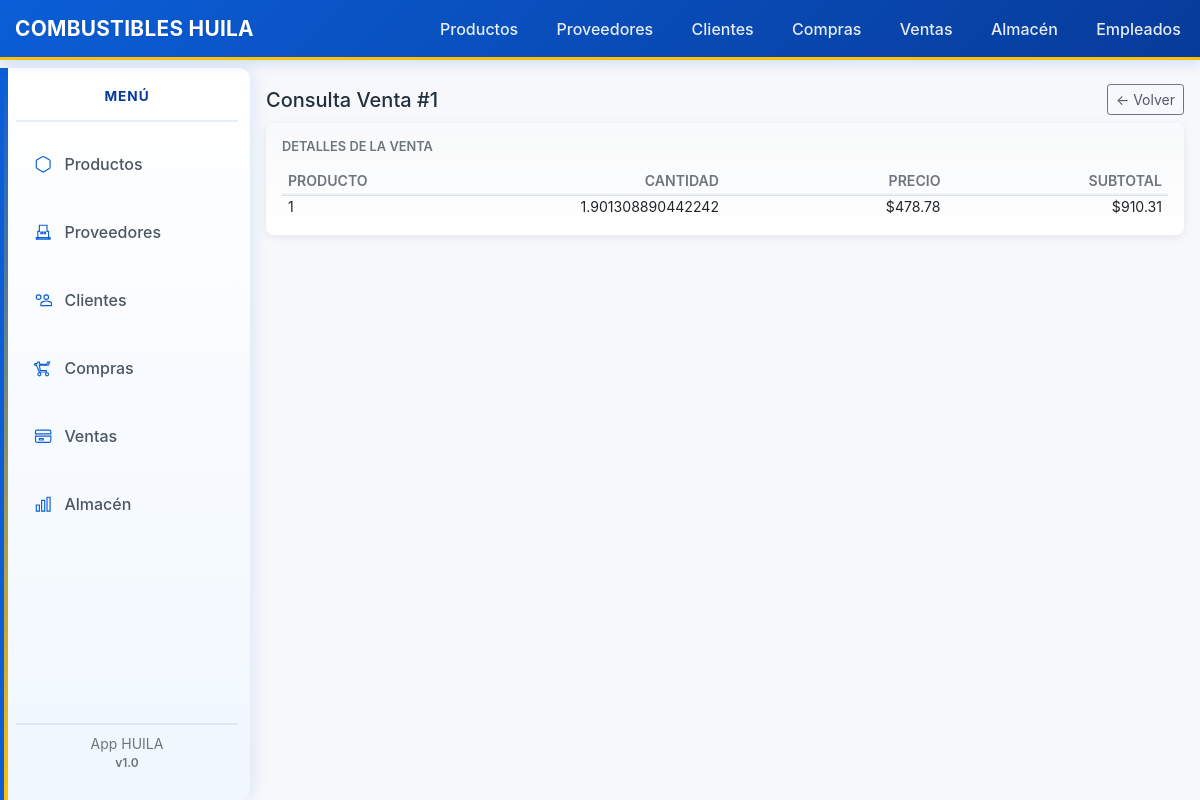
/ventas/1, run on the app's committed database.
### tables this page shows
CREATE TABLE ventas (
    id INTEGER PRIMARY KEY AUTOINCREMENT,
    cliente_id INTEGER,
    fecha TEXT DEFAULT (datetime('now')),
    numero_factura TEXT,
    serie TEXT,
    subtotal REAL DEFAULT 0,
    impuesto REAL DEFAULT 0,
    descuento REAL DEFAULT 0,
    total REAL DEFAULT 0,
    metodo_pago TEXT,
    estado TEXT DEFAULT 'pendiente', -- pendiente / completada / cancelada
    empleado_id INTEGER,
    notas TEXT,
    created_at TEXT DEFAULT (datetime('now')),
    updated_at TEXT,
    FOREIGN KEY (cliente_id) REFERENCES clientes(id),
    FOREIGN KEY (empleado_id) REFERENCES empleados(id)
);

CREATE TABLE ventas_detalle (
    id INTEGER PRIMARY KEY AUTOINCREMENT,
    venta_id INTEGER NOT NULL,
    producto_id INTEGER NOT NULL,
    cantidad REAL NOT NULL,
    unidad_medida TEXT,
    precio_unitario REAL DEFAULT 0,
    subtotal REAL DEFAULT 0,
    impuesto REAL DEFAULT 0,
    descuento REAL DEFAULT 0,
    created_at TEXT DEFAULT (datetime('now')),
    FOREIGN KEY (venta_id) REFERENCES ventas(id) ON DELETE CASCADE,
    FOREIGN KEY (producto_id) REFERENCES productos(id)
);

### backend/app/ventas/routes.py (the view)
@bp.route('/<int:id>', methods=['GET'])
def view(id):
    db = get_db()
    cur = db.execute('SELECT * FROM ventas WHERE id = ?', (id,))
    venta = cur.fetchone()
    if venta is None:
        flash('Venta no encontrada', 'danger')
        return redirect(url_for('ventas.index'))
    cur = db.execute('SELECT * FROM ventas_detalle WHERE venta_id = ?', (id,))
    detalles = cur.fetchall()
    pcur = db.execute(
        '''SELECT p.id, p.nombre, COALESCE(s.cantidad, 0) as cantidad
           FROM productos p
           LEFT JOIN stock s ON p.id = s.producto_id
           WHERE p.activo = 1
           ORDER BY p.nombre'''
    )
    productos = pcur.fetchall()
    return render_template('ventas/view.html', venta=venta, detalles=detalles, productos=productos)

### backend/app/db.py (called while the page is built)
def get_db():
    if 'db' not in g:
        g.db = sqlite3.connect(
            current_app.config['DATABASE'],
            detect_types=sqlite3.PARSE_DECLTYPES
        )
        g.db.row_factory = sqlite3.Row
    return g.db

### backend/app/templates/ventas/view.html (shortened to what this page needs)
{% extends 'base.html' %}
{% block content %}
<div>
  <div class="d-flex justify-content-between align-items-center mb-2">
    <h5 class="mb-0">Consulta Venta #{{ venta['id'] }}</h5>
    <div>
      <a href="{{ url_for('ventas.index') }}" class="btn btn-sm btn-secondary">← Volver</a>
    </div>
  </div>
  <div class="card">
    <div class="card-body p-3">
      <h6 class="mb-3" style="color: #6c757d; font-weight: 600; text-transform: uppercase; font-size: 0.8rem;">Detalles de la Venta</h6>
      {% if detalles|length == 0 %}
        <p class="text-muted">No hay detalles registrados.</p>
      {% else %}
        <table class="table table-sm table-hover">
          <thead style="background-color: #f8f9fa;">
            <tr>
              <th>Producto</th>
              <th class="text-right">Cantidad</th>
              <th class="text-right">Precio</th>
              <th class="text-right">Subtotal</th>
            </tr>
          </thead>
          <tbody>
            {% for d in detalles %}
            <tr>
              <td>{{ d['producto_id'] }}</td>
              <td class="text-right">{{ d['cantidad'] }}</td>
              <td class="text-right">${{ '%.2f'|format(d['precio_unitario'] or 0) }}</td>
              <td class="text-right">${{ '%.2f'|format(d['subtotal'] or 0) }}</td>
            </tr>
            {% endfor %}
          </tbody>
        </table>
      {% endif %}
    </div>
  </div>
</div>
{% endblock %}

### backend/app/static/css/style.css (style rules this page uses)
body { padding-bottom: 40px; }
.table td, .table th { vertical-align: middle; }
.table thead th { background: #fbfcfe; border-bottom: 2px solid rgba(0,0,0,0.04); }
body { background: var(--bg); color: var(--text, #22303c); font-family: -apple-system, BlinkMacSystemFont, "Segoe UI", Roboto, "Helvetica Neue", Arial, sans-serif; padding-bottom: 40px; }
.btn-secondary { background-color: transparent; color: #556; }
body { background: var(--bg); color: #22303c; padding-bottom: 40px; font-family: -apple-system, BlinkMacSystemFont, "Segoe UI", Roboto, "Helvetica Neue", Arial, sans-serif; }

### backend/app/static/css/theme.css (style rules this page uses)
:root { --bg: #f6f8fb; --surface: #ffffff; --primary: #0b5ed7; --primary-dark: #073b9a; --accent: #ffc107; --muted: #6c757d; --text: #22303c; --card-shadow: 0 6px 18px rgba(20,30,50,0.06); }
body { background: var(--bg); color: var(--text, #22303c); font-family: -apple-system, BlinkMacSystemFont, "Segoe UI", Roboto, "Helvetica Neue", Arial, sans-serif; padding-bottom: 40px; }
.table thead th { background: #fbfcfe; border-bottom: 2px solid rgba(0,0,0,0.04); }
.table { border-collapse: separate; border-spacing: 0; }

### backend/app/static/css/tables.css (style rules this page uses)
.table.table-sm, .table-small { table-layout: fixed; }
.table.table-sm th, .table.table-sm td, .table-small th, .table-small td { padding: 4px 6px; line-height: 1.05; vertical-align: middle; white-space: nowrap; overflow: hidden; text-overflow: ellipsis; font-size: 0.88rem; }

### backend/app/templates/ventas/view.html (style rules this page uses)
.card { border: none; border-radius: 8px; box-shadow: 0 2px 8px rgba(0,0,0,0.08); background: #ffffff; }
.card-body { background: linear-gradient(to bottom, #f8f9fa 0%, #ffffff 100%); border-radius: 8px; }
.table { font-size: 0.85rem; margin-bottom: 0; }
.table thead th { border-top: none; font-weight: 600; font-size: 0.75rem; text-transform: uppercase; color: #6c757d; }

### data on the page
ventas: id "1"
ventas_detalle: producto_id "1", cantidad "1.901308890442242", precio_unitario "478.78", subtotal "910.31"
